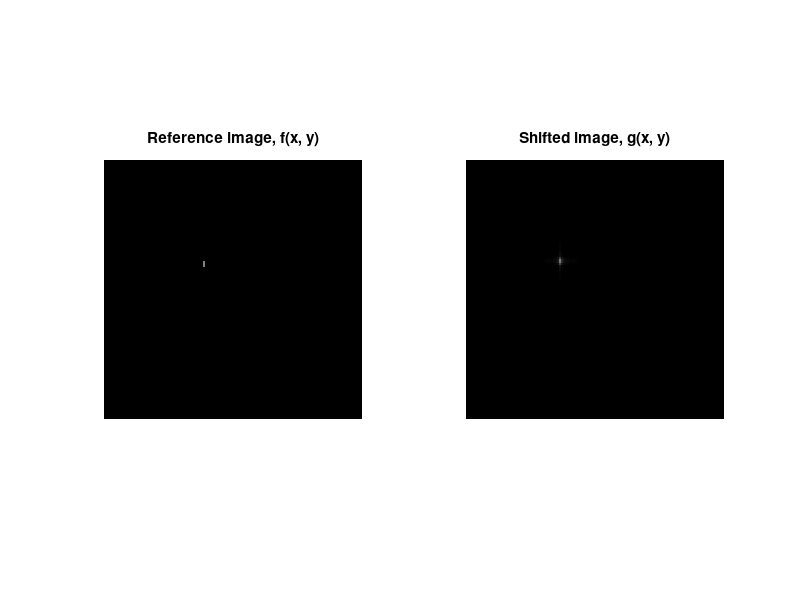

This figure's MATLAB source:
% Subpixel move simulate
% Subpixel move
f = zeros(128, 128);
f(51, 50) = 0.5;
f(52, 50) = 0.5;
f(53, 50) = 0.5;

delta_r = 1.48574;
delta_c = 2.73837;
phase = 2;

[nr, nc] = size(f);
Nr = ifftshift((-fix(nr / 2) : ceil(nr / 2) - 1));
Nc = ifftshift((-fix(nc / 2) : ceil(nc / 2) - 1));

[Nc, Nr] = meshgrid(Nc, Nr);
g = ifft2(fft2(f) .* exp(1i*2*pi*(delta_r*Nr/nr + delta_c*Nc/nc))).*exp(-1i*phase);

figure(1);

subplot(1, 2, 1);
imshow(abs(f));
title('Reference image, f(x, y)');

subplot(1, 2, 2);
g = abs(g);
imshow(g);
title('Shifted image, g(x, y)');